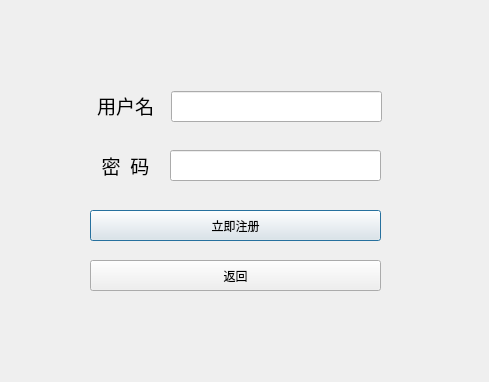
<?xml version="1.0" encoding="UTF-8"?>
<ui version="4.0">
 <class>Register</class>
 <widget class="QDialog" name="Register">
  <property name="geometry">
   <rect>
    <x>0</x>
    <y>0</y>
    <width>489</width>
    <height>382</height>
   </rect>
  </property>
  <property name="windowTitle">
   <string>Dialog</string>
  </property>
  <widget class="QPushButton" name="RegNButton">
   <property name="geometry">
    <rect>
     <x>90</x>
     <y>210</y>
     <width>291</width>
     <height>31</height>
    </rect>
   </property>
   <property name="text">
    <string>立即注册</string>
   </property>
  </widget>
  <widget class="QLineEdit" name="UserlineEdit">
   <property name="geometry">
    <rect>
     <x>171</x>
     <y>91</y>
     <width>211</width>
     <height>31</height>
    </rect>
   </property>
  </widget>
  <widget class="QLineEdit" name="PasswdlineEdit">
   <property name="geometry">
    <rect>
     <x>170</x>
     <y>150</y>
     <width>211</width>
     <height>31</height>
    </rect>
   </property>
  </widget>
  <widget class="QPushButton" name="BackButton">
   <property name="geometry">
    <rect>
     <x>90</x>
     <y>260</y>
     <width>291</width>
     <height>31</height>
    </rect>
   </property>
   <property name="text">
    <string>返回</string>
   </property>
  </widget>
  <widget class="QLabel" name="Userlabel">
   <property name="geometry">
    <rect>
     <x>80</x>
     <y>90</y>
     <width>91</width>
     <height>31</height>
    </rect>
   </property>
   <property name="font">
    <font>
     <family>黑体</family>
     <pointsize>14</pointsize>
    </font>
   </property>
   <property name="text">
    <string>用户名</string>
   </property>
   <property name="alignment">
    <set>Qt::AlignCenter</set>
   </property>
  </widget>
  <widget class="QLabel" name="Passwdlabel">
   <property name="geometry">
    <rect>
     <x>80</x>
     <y>150</y>
     <width>91</width>
     <height>31</height>
    </rect>
   </property>
   <property name="font">
    <font>
     <family>黑体</family>
     <pointsize>14</pointsize>
    </font>
   </property>
   <property name="text">
    <string>密  码</string>
   </property>
   <property name="alignment">
    <set>Qt::AlignCenter</set>
   </property>
  </widget>
 </widget>
 <resources/>
 <connections/>
</ui>
